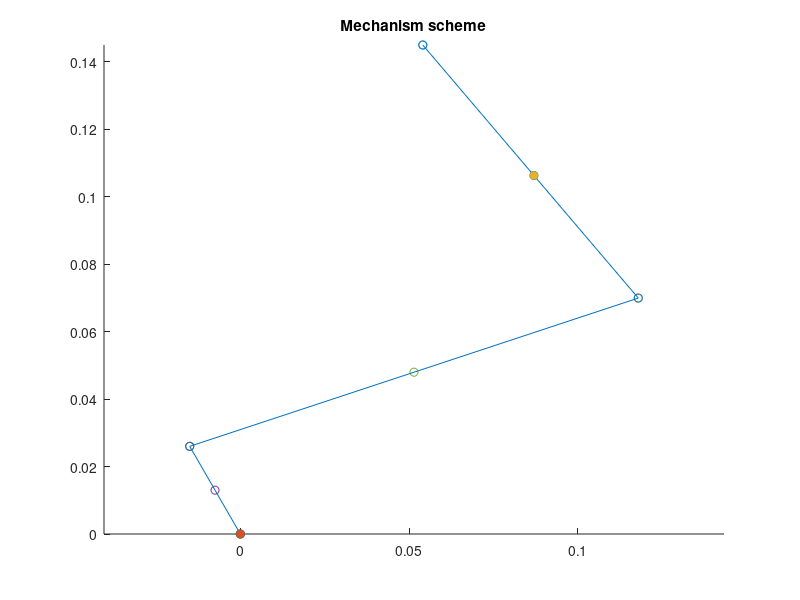

MATLAB code for this plot: (Note: this script raises an error after producing the figure.)
% Slider crank kinematic analysis
close all
clc

%Geometrical settings
L2 = 0.03;
L3 = 0.14;
L4 = 0.197;
xD = 0.087;
yD = 0.10624;

%Inital rotational speed
omega0 = 4; % driving angular velocity
tend = 2; %final time of analysis
dt = 0.001; % time step

%Initial coordinates
alpha0 = 120;
xG2 = -L2/2*cosd(180-alpha0);
yG2 = L2/2*sind(180-alpha0);
xB = 2*xG2;
yB = 2*yG2;
beta0 = 18.29;
xC = xB + L3*cosd(beta0);
yC = yB + L3*sind(beta0);
xG3 = xB + L3/2*cosd(beta0);
yG3 = yB + L3/2*sind(beta0);
gamma0 = 180 + atand((yD-yC)/(xD-xC));
xG4 = xC + L4/2*cosd(gamma0);
yG4 = yC + L4/2*sind(gamma0);

%Check of shape plot
figure
scatter(xD,yD)
hold on
axis equal
scatter(xB,yB)
scatter(xC,yC)
scatter(xG2,yG2)
scatter(xG3,yG3)
scatter(xG4,yG4)
scatter(0,0)
plot([0,xB,xC,xG4],[0,yB,yC,yG4],'-o')
plot(0, 0, '*', 'LineWidth', 2)
plot(xD, yD, '*', 'LineWidth', 2)
title('Mechanism scheme')

%% Coordinates
% ground
q1 = [0; 0; 0];

% crank gravity center
q2 = [xG2
    yG2
    pi/180*(alpha0)];

% link gravity center
q3 = [xG3
    yG3
    pi/180*(beta0)];

% wiper gravity center
q4 = [xG4
    yG4
    pi/180*(gamma0)];

q_0 = [q1; q2; q3; q4]; % initial coordinates
%% Revolute joints
% 1 connects ground 1 and crank
revolute(1).i = 1;
revolute(1).j = 2;
revolute(1).s_i = [0; 0];
revolute(1).s_j = [-L2/2; 0];

% 2 connects crank and link
revolute(2).i = 2;
revolute(2).j = 3;
revolute(2).s_i = [L2/2; 0];
revolute(2).s_j = [-L3/2; 0];

% 3 connects link and wiper
revolute(3).i = 3;
revolute(3).j = 4;
revolute(3).s_i = [L3/2; 0];
revolute(3).s_j = [-L4/2; 0];

% 4 connects ground 1 and wiper
revolute(4).i = 4;
revolute(4).j = 1;
revolute(4).s_i = [-sqrt((xG4-xD)^2+(yG4-yD)^2); 0];
revolute(4).s_j = [xD; yD];

% % % Check revolute joint constraints
% r = revolute(4);
% C_r_i = revolute_joint(r.i, r.j, r.s_i, r.s_j, q_0);
%% Simple constraints

% Three simple joints to fix the ground origin
simple(1).i = 1;
simple(1).k = 1;
simple(1).c_k = 0;

simple(2).i = 1;
simple(2).k = 2;
simple(2).c_k = 0;

simple(3).i = 1;
simple(3).k = 3;
simple(3).c_k = 0;

% % % check simple constraints
%  for s = simple
%      C_s_i = simple_joint(s.i, s.k, s.c_k, q_0);
%  end
%% Add some driving constraints
driving.i = 2;
driving.k = 3;
driving.d_k = @(t)  pi/180*(alpha0) - omega0 * t;
driving.d_k_t = @(t) -omega0;
driving.d_k_tt = @(t) 0;

% % % Verify
% d = driving(1);
% C_d_i = driving_joint(d.i, d.k, d.d_k, 0, q_0)

% %% Verify constraint function
%clc;
C = constraint(revolute, simple, driving, 0, q_0);

%% Jacobian of our constraints

Cq = constraint_dq(revolute, simple, driving, 0, q_0);
%% Verify Ct
Ct = constraint_dt(revolute, simple, driving, 0, q_0);
%% Solve constraint equation using NR for position and velocity
C_fun = @(t, q) constraint(revolute, simple, driving, t, q);
Cq_fun = @(t, q) constraint_dq(revolute, simple, driving, t, q);
Ct_fun = @(t, q) constraint_dt(revolute, simple, driving, t, q);
Ctt_fun = @(t, q, dq) constraint_dtt(revolute, simple, driving, t, q, dq);
[T, Q, QP, QPP] = pos_vel_acc_NR(C_fun, Cq_fun, Ct_fun, Ctt_fun, tend, q_0,dt);

%% Position plot
figure
plot(Q(:, 4), Q(:, 5), ...
    Q(:, 7), Q(:, 8), ...
    Q(:, 10), Q(:, 11), ...
    0, 0, '*', 'LineWidth', 2);
axis equal
legend('body2','body 3','wiper')
title('Position')
xlabel('X[m]')
ylabel('Y[m]')
%% Velocity plot
figure
plot(QP(:, 4), QP(:, 5), ...
    QP(:, 7), QP(:, 8), ...
    QP(:, 10), QP(:, 11), ...
    0, 0, '*', 'LineWidth', 2);
axis equal
legend('body2','body 3','wiper')
title('Velocity')
xlabel('vx[m/s]')
ylabel('vy[m/s]')
%% Acceleration plot
figure
plot(QPP(:, 4), QPP(:, 5), ...
    QPP(:, 7), QPP(:, 8), ...
    QPP(:, 10), QPP(:, 11), ...
    0, 0, '*', 'LineWidth', 2);
axis equal
legend('body2','body 3','wiper')
title('Acceleration')
xlabel('ax[m/s^2]')
ylabel('ay[m/s^2]')